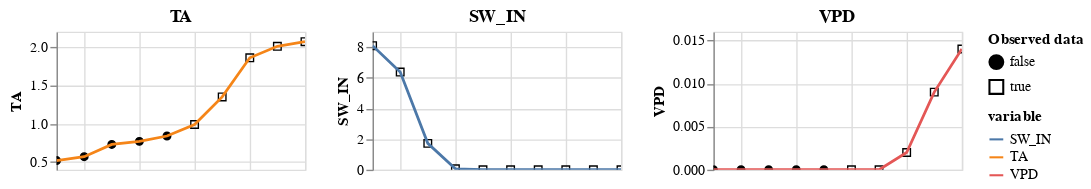

Notebook source saved alongside this figure:
### Code cell
m_df.show()

### Figure 1 — Vega-Lite specification as saved in the notebook (floating-point values rounded to 4 significant figures)
{"config": {"view": {"continuousWidth": 400, "continuousHeight": 300}}, "vconcat": [{"hconcat": [{"layer": [{"mark": {"type": "point", "color": "black", "fillOpacity": 1, "strokeWidth": 1}, "encoding": {"fill": {"field": "is_present", "legend": {"title": ["Observed data"]}, "scale": {"range": ["black", "#ffffff00"]}, "type": "nominal"}, "shape": {"field": "is_present", "type": "nominal"}, "x": {"axis": {"domain": false, "labels": false, "ticks": false, "title": null}, "field": "time", "type": "temporal"}, "y": {"field": "value", "scale": {"zero": false}, "title": "TA", "type": "quantitative"}}}, {"mark": "line", "encoding": {"color": {"field": "variable", "type": "nominal"}, "x": {"field": "time", "type": "temporal"}, "y": {"field": "value", "scale": {"zero": false}, "title": "TA", "type": "quantitative"}}, "name": "view_2"}], "height": 100, "title": "TA", "width": 180}, {"layer": [{"mark": {"type": "point", "color": "black", "fillOpacity": 1, "strokeWidth": 1}, "encoding": {"fill": {"field": "is_present", "legend": {"title": ["Observed data"]}, "scale": {"range": ["black", "#ffffff00"]}, "type": "nominal"}, "shape": {"field": "is_present", "type": "nominal"}, "x": {"axis": {"domain": false, "labels": false, "ticks": false, "title": null}, "field": "time", "type": "temporal"}, "y": {"field": "value", "scale": {"zero": false}, "title": "SW_IN", "type": "quantitative"}}}, {"mark": "line", "encoding": {"color": {"field": "variable", "type": "nominal"}, "x": {"field": "time", "type": "temporal"}, "y": {"field": "value", "scale": {"zero": false}, "title": "SW_IN", "type": "quantitative"}}, "name": "view_3"}], "data": {"name": "data-c3a60f1c986b6caa7e65dff6e5822e40"}, "height": 100, "title": "SW_IN", "width": 180}, {"layer": [{"mark": {"type": "point", "color": "black", "fillOpacity": 1, "strokeWidth": 1}, "encoding": {"fill": {"field": "is_present", "legend": {"title": ["Observed data"]}, "scale": {"range": ["black", "#ffffff00"]}, "type": "nominal"}, "shape": {"field": "is_present", "type": "nominal"}, "x": {"axis": {"domain": false, "labels": false, "ticks": false, "title": null}, "field": "time", "type": "temporal"}, "y": {"field": "value", "scale": {"zero": false}, "title": "VPD", "type": "quantitative"}}}, {"mark": "line", "encoding": {"color": {"field": "variable", "type": "nominal"}, "x": {"field": "time", "type": "temporal"}, "y": {"field": "value", "scale": {"zero": false}, "title": "VPD", "type": "quantitative"}}, "name": "view_4"}], "data": {"name": "data-b515775ddfb81c914376c617816a3fce"}, "height": 100, "title": "VPD", "width": 180}], "data": {"name": "data-c216e5a4167f549263b7fefd6be27b9a"}}, {"hconcat": []}, {"hconcat": []}, {"hconcat": []}], "params": [{"name": "param_5", "select": {"type": "interval", "encodings": ["x"]}, "bind": "scales", "views": ["view_2", "view_3", "view_4"]}], "$schema": "https://vega.github.io/schema/vega-lite/v5.2.0.json", "datasets": {"data-c216e5a4167f549263b7fefd6be27b9a": [{"time": "2000-01-01T15:30:00", "variable": "TA", "value": 0.52, "is_present": false}, {"time": "2000-01-01T16:00:00", "variable": "TA", "value": 0.57, "is_present": false}, {"time": "2000-01-01T16:30:00", "variable": "TA", "value": 0.73, "is_present": false}, {"time": "2000-01-01T17:00:00", "variable": "TA", "value": 0.77, "is_present": false}, {"time": "2000-01-01T17:30:00", "variable": "TA", "value": 0.84, "is_present": false}, {"time": "2000-01-01T18:00:00", "variable": "TA", "value": 0.99, "is_present": true}, {"time": "2000-01-01T18:30:00", "variable": "TA", "value": 1.35, "is_present": true}, {"time": "2000-01-01T19:00:00", "variable": "TA", "value": 1.86, "is_present": true}, {"time": "2000-01-01T19:30:00", "variable": "TA", "value": 2.01, "is_present": true}, {"time": "2000-01-01T20:00:00", "variable": "TA", "value": 2.07, "is_present": true}], "data-c3a60f1c986b6caa7e65dff6e5822e40": [{"time": "2000-01-01T15:30:00", "variable": "SW_IN", "value": 8.09, "is_present": true}, {"time": "2000-01-01T16:00:00", "variable": "SW_IN", "value": 6.37, "is_present": true}, {"time": "2000-01-01T16:30:00", "variable": "SW_IN", "value": 1.72, "is_present": true}, {"time": "2000-01-01T17:00:00", "variable": "SW_IN", "value": 0.06, "is_present": true}, {"time": "2000-01-01T17:30:00", "variable": "SW_IN", "value": 0.0, "is_present": true}, {"time": "2000-01-01T18:00:00", "variable": "SW_IN", "value": 0.0, "is_present": true}, {"time": "2000-01-01T18:30:00", "variable": "SW_IN", "value": 0.0, "is_present": true}, {"time": "2000-01-01T19:00:00", "variable": "SW_IN", "value": 0.0, "is_present": true}, {"time": "2000-01-01T19:30:00", "variable": "SW_IN", "value": 0.0, "is_present": true}, {"time": "2000-01-01T20:00:00", "variable": "SW_IN", "value": 0.0, "is_present": true}], "data-b515775ddfb81c914376c617816a3fce": [{"time": "2000-01-01T15:30:00", "variable": "VPD", "value": 0.0, "is_present": false}, {"time": "2000-01-01T16:00:00", "variable": "VPD", "value": 0.0, "is_present": false}, {"time": "2000-01-01T16:30:00", "variable": "VPD", "value": 0.0, "is_present": false}, {"time": "2000-01-01T17:00:00", "variable": "VPD", "value": 0.0, "is_present": false}, {"time": "2000-01-01T17:30:00", "variable": "VPD", "value": 0.0, "is_present": false}, {"time": "2000-01-01T18:00:00", "variable": "VPD", "value": 0.0, "is_present": true}, {"time": "2000-01-01T18:30:00", "variable": "VPD", "value": 0.0, "is_present": true}, {"time": "2000-01-01T19:00:00", "variable": "VPD", "value": 0.002, "is_present": true}, {"time": "2000-01-01T19:30:00", "variable": "VPD", "value": 0.009, "is_present": true}, {"time": "2000-01-01T20:00:00", "variable": "VPD", "value": 0.014, "is_present": true}]}}
